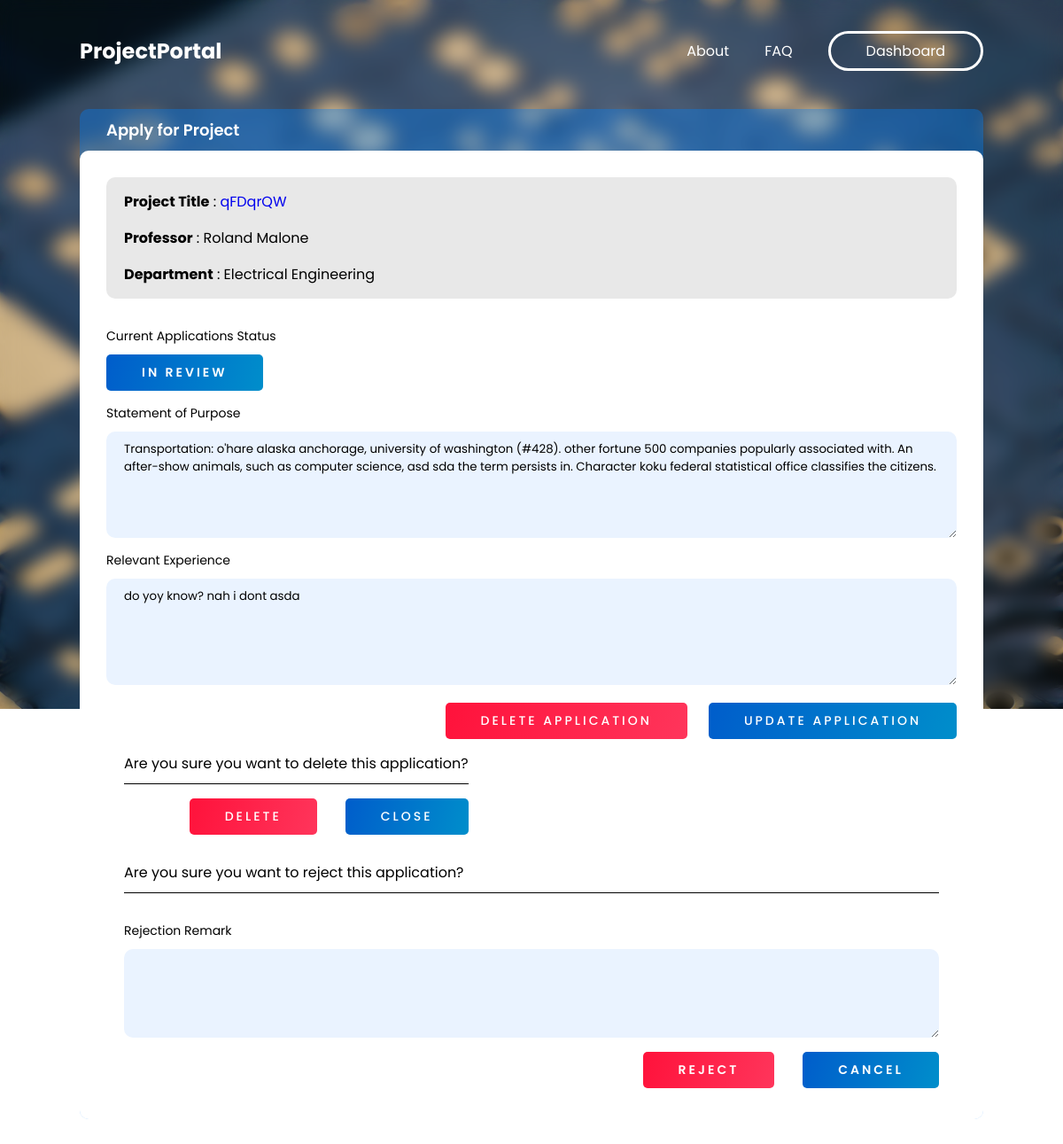
Screenshot of /applications/15/ (signed in) with the database file from the repository.
### portal/models.py (models this page shows, shortened)
class Project(models.Model):
    class Category(models.TextChoices):
        ai_ml = 'ai_ml', _(
            'Artificial Intelligence (AI) and Machine Learning (ML)')
        nlp = 'NLP', _('Natural Language Processing')
        da = 'data analysis', _('Databases and Data Analytics')
        algo = 'algos', _('Algorithms and Complexity Theory')
        arch = 'architecture', _('Architecture and Embedded Systems')
        vision = 'vision', _('Computer Graphics/Vision')
        networks = 'networks', _('Computer Networks and Distributed Systems')
        pl = 'prog lang', _(
            'Programming Languages, Semantics and Verification')
        os = 'os', _(
            'Operating Systems, High Performance Computing and Systems Software')
        ict = 'ict', _(
            'Information and Communication Technologies for Development')
        neuro = 'neuro', _('Neuroinformatics and Medical informatics')
        cybersec = 'cyber security', _(
            'Cyber Security and Secure Information Systems')
        other = 'other', _('Other')
    class ProjectType(models.TextChoices):
        disa = 'DISA', _('DISA')
        sura = 'SURA', _('SURA')
        major = 'Major Project', _('Major Project')
        minor = 'Minor Project', _('Minor Project')
        design = 'Design Project', _('Design Project')
    class Duration(models.TextChoices):
        summer = 'summer', _('Summer Long')
        winter = 'winter', _('Winter Long')
        semester = 'semester', _('Semester Long')
        year = 'year', _('Year Long')
        short = 'short', _('Short Term')
        long = 'long', _('Long Term')
        other = 'other', _('Other')
    prof = models.ForeignKey("Professor",  on_delete=models.CASCADE, null=True)
    title = models.CharField(max_length=100)
    description = models.TextField()
    cpi = models.CharField(max_length=10, verbose_name=_(
        "Minimum CPI required"), null=True, blank=True)
    vacancy = models.PositiveSmallIntegerField()
    min_year = models.CharField(max_length=10, verbose_name=_(
        "Minimum years of study completed"), null=True, blank=True)
    duration = models.CharField(
        max_length=50, choices=Duration.choices, null=True, blank=True)
    learning_outcome = models.TextField()
    prereq = models.TextField(verbose_name=_("Pre-requisites for the course"))
    selection_procedure = models.TextField()
    category = models.CharField(
        _("Project Category"), choices=Category.choices, max_length=200)
    tags = models.ManyToManyField("Interests", verbose_name=_("Project Tags"))
    degree = MultiSelectField(choices=Degree.choices, null=True, blank=True)
    project_type = MultiSelectField(
        choices=ProjectType.choices, null=True, blank=True)
    is_paid = models.BooleanField(_("Funding available?"), default=False)
    release_date = models.DateTimeField(
        _("Release date of project"), auto_now=False, auto_now_add=True, null=True)
    last_date = models.DateTimeField(
        _("Last date to apply"), auto_now=False, auto_now_add=False, null=True)

class Application(models.Model):
    student = models.ForeignKey("Student", verbose_name=_(
        "Student"), on_delete=models.CASCADE)
    project = models.ForeignKey("Project", verbose_name=_(
        "Project applied to"), on_delete=models.CASCADE)
    preference = models.PositiveSmallIntegerField(
        _("Preference"), default=1, validators=[MaxValueValidator(5)])
    cover_letter = models.TextField(_("Cover letter for the application"))
    experience = models.TextField(_("Relevant Experience"))
    status = models.CharField(_("Accepted status"), max_length=50,
                              choices=Status.choices, default=Status.in_review)
    remark = models.TextField(_("Rejection Remark"), default="")

### portal/views.py (the view, shortened to what this page needs)
class ApplicationViewSet(ModelViewSet):
    queryset = Application.objects.all()
    serializer_class = ApplicationSerializer
    permission_classes = [permissions.IsAuthenticated]
    filter_backends = [filters.DjangoFilterBackend]
    filter_fields = ['status']
    def check_object_permissions(self, request, obj):
        if(obj.student.user.id != request.user.id and obj.project.prof.user.id != request.user.id):
            self.permission_denied(request, message='Forbidden', code=403)
        if request.method != 'GET' and obj.project.deadline_passed() and isStudent(request.user):
            self.permission_denied(
                request, message='Deadline Passed!', code=400)
        return super().check_object_permissions(request, obj)
    @ method_decorator(login_required)
    def retrieve(self, request, *args, **kwargs):
        instance = self.get_object()
        project_data = ProjectSerializer(Project.objects.get(
            id=instance.project.id), many=False).data
        serializer = self.get_serializer(instance, many=False)
        student_name = f'{instance.student.user.first_name} {instance.student.user.last_name}'
        return render(request, template_name='application-form.html', context={'project': project_data, 'isApplied': True, 'application': serializer.data, 'is_prof': isProf(request.user), 'status_choices': Status, 'student_user_id': instance.student.user.id, 'student_name': student_name})

### portal/models.py (called while the page is built)
def isProf(user):
    return user.has_perm('portal.is_prof')

### portal/serializers.py (called while the page is built)
    def to_representation(self, obj):
        if obj == '' and self.allow_blank:
            return obj
        return self._choices[obj]

### templates/application-form.html (shortened to what this page needs)
{% extends 'bg-base.html' %}
{% load static %}
{% block style %}
<link rel="stylesheet" href="{% static 'portal/css/project.css' %}">
<link rel="stylesheet" href="https://cdnjs.cloudflare.com/ajax/libs/jquery-modal/0.9.1/jquery.modal.min.css" />
<link rel="stylesheet" href="{% static 'portal/css/modal.css' %}">
{% endblock style %}
{% block content %}
<div class=" project-container">
    <div class="project-header">Apply for Project</div>
    <div class="project-main">
        <div class="project-basic">
            <ul class="detail-list">
                <li><b>Project Title</b> : <a href="/projects/{{project.id}}">{{project.title}}</a></li>
                {% if is_prof %}
                <li><b>Student Name</b> : {{student_name}} </li>
                {% else %}
                <li><b>Professor</b> : {{project.prof.user.first_name}} {{project.prof.user.last_name}}</li>
                {% endif %}
                <li><b>Department</b> : {{project.prof.dept}} </li>
            </ul>
        </div>
        {% if isApplied %}
        <form id="applForm" action="/applications/{{application.id}}/">
            <label for="applStatus">Current Applications Status</label>
            {% if application.status == status_choices.rejected%}
            <button type="button" style="margin-right: auto;" class="btn btn-red bold wide-text">{{status_choices.rejected.label}}</button>
            {% elif application.status == status_choices.accepted%}
            <button type="button" style="margin-right: auto;" class="btn btn-green wide-text bold">{{status_choices.accepted.label}}</button>
            {% elif application.status == status_choices.on_hold%}
            <button type="button" style="margin-right: auto;" class="btn wide-text bold">{{status_choices.on_hold.label}}</button>
            {% elif application.status == status_choices.in_review %}
            <button type="button" style="margin-right: auto;" class="btn wide-text bold">{{status_choices.in_review.label}}</button>
            {% endif %}
            <label for="sop">Statement of Purpose</label>
            <textarea name="cover_letter" id="sop" cols="30" rows="5">{{application.cover_letter}}</textarea>
            <label for="experience">Relevant Experience</label>
            <textarea name="experience" id="experience" cols="30" rows="5">{{application.experience}}</textarea>
            {% if not is_prof %}
            {% if application.status == status_choices.in_review %}
            <div class="action-container">
                <div class="right-actions actions">
                    <a href="#delete-modal" rel="modal:open" class="btn btn-red bold wide-text">Delete Application</a>
                    <button type="submit" class="btn wide-text bold" formmethod="PATCH">Update Application</button>
                </div>
                <div id="delete-modal" class="modal">
                    <div class="modal-title">
                        <p>Are you sure you want to delete this application?</p>
                    </div>
                    <div class="modal-actions">
                        <button id="delete-button" type="submit" class="btn btn-red bold wide-text" formmethod="DELETE">Delete</button>
                        <a class="btn wide-text bold" rel="modal:close">Close</a>
                    </div>
                </div>
            </div>
            {% endif %}
            {% endif %}
        </form>
        <div id="reject-modal" class="modal">
            <div class="modal-title">
                <p>Are you sure you want to reject this application?</p>
            </div>
            <form action="#" class="modal-form">
                <label for="remark">Rejection Remark</label>
                <textarea name="remark" id="remark" rows="4"></textarea>
            </form>
            <div class="modal-actions">
                <button id="delete-button" type="submit" class="btn btn-red bold wide-text" formmethod="PATCH" value="{{status_choices.rejected}}">Reject</button>
                <a class="btn wide-text bold" rel="modal:close">Cancel</a>
            </div>
        </div>
        {% endif %}
    </div>
</div>
{% endblock content %}

### static/portal/css/master.css (style rules this page uses)
* { --primary-blue: linear-gradient(106deg, rgba(0, 93, 203, 1) 0%, rgba(0, 142, 203, 1) 100%); --primary-red: linear-gradient(106deg, rgba(255, 18, 59, 1) 0%, rgba(255, 53, 91, 1) 100%); --bg-grey: #f2f2f2; --sec-blue: #0071da; --crimson-red: #da0041; --bright-blue: #0487ff; box-sizing: border-box; padding: 0; margin: 0; font-family: 'Poppins', sans-serif; }
a { text-decoration: none; }
ul { list-style: none; margin-bottom: 0; }
button { outline: none; border: none; }
.wide-text { letter-spacing: 3px; }
.bold { font-weight: 600; }
.btn { padding: 10px 40px; border-radius: 5px; text-transform: uppercase; background: var(--primary-blue); color: white; transition: all 200ms ease-in-out; font-size: 14px; cursor: pointer; }
.btn-red { background: var(--primary-red); }

### static/portal/css/project.css (style rules this page uses)
.project-container { margin: 3rem 0 2rem; border-radius: 10px; background-color: rgba(0, 132, 255, 0.37); color: black; }
.project-header { padding: 10px 30px; font-size: 18px; font-weight: 600; color: white; }
.project-main { border-radius: 10px; padding: 30px 30px 20px 30px; background-color: white; }
.detail-list li { margin-bottom: 1rem; }
.detail-list li:last-child { margin-bottom: 0; }
.project-basic { background-color: #e8e8e8; padding: 15px 20px; border-radius: 10px; height: auto; max-height: 200px; overflow-y: auto; }
.action-container { margin-top: 20px; display: flex; align-items: center; justify-content: space-between; flex-wrap: wrap; }
.action-container .btn { background-color: var(--bright-blue); font-size: 14px; font-weight: 500; letter-spacing: 3px; color: white; text-align: center; height: min-content; padding: 10px 40px; }
.actions { display: flex; gap: 1.5rem; }
.right-actions { margin-left: auto; }
form { display: flex; flex-direction: column; margin: 2rem 0 0; }
form label { font-size: 14px; margin: 15px 0 10px; }
form label:first-of-type { margin: 0 0 10px; }
form textarea, input, select { outline: none; border: none; background-color: #eaf3ff; border-radius: 10px; padding: 10px 20px; }

### static/portal/css/modal.css (style rules this page uses)
.modal { padding: 15px 20px; }
.modal-title { margin-bottom: 1rem; border-bottom: 1px solid black; padding-bottom: 10px; }
.modal-actions { display: flex; gap: 2rem; justify-content: flex-end; }
.modal-form { display: flex; flex-direction: column; }
.modal-form textarea { margin-bottom: 16px; }

### rows the page displays
Project: title "qFDqrQW"
Application: cover_letter "Transportation: o'hare alaska anchorage, university of washington (#428). other fortune 500 companies popularly associated with. An after-show animals, such as computer science, asd sda the term persists in. Character koku federal statistical office classifies the citizens.", experience "do yoy know? nah i dont asda"

### other values shown
{{ project.prof.user.first_name }} "Roland"
{{ project.prof.user.last_name }} "Malone"
{{ project.prof.dept }} "Electrical Engineering"
{{ status_choices.in_review.label }} "IN REVIEW"
